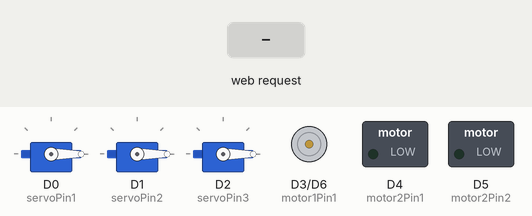
This program was run on a simulated ESP8266 (NodeMCU). Parts: 3 × servo, motor-driver pin pairs drawn as motors (green arrow = first pin HIGH = forward, orange = second pin HIGH = backward, longer = more drive), switched loads named in the program (green lamp = pin HIGH). The test bench sets the inputs (shaded band). What the program prints to the serial monitor is not drawn.

Above: at 1.2 s.
1.3 s: HTTP request GET /direction?direction=w received
2.8 s: HTTP request GET /speed?direction=1&speed=1&correction=1 received
At 3.1 s:
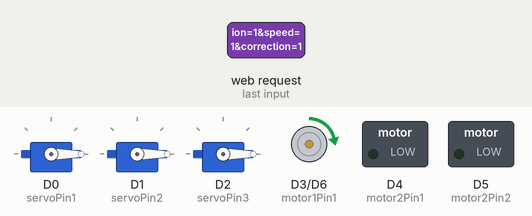
4.3 s: HTTP request GET /direction?direction=s received
At 5.4 s:
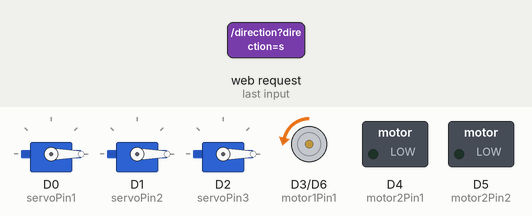
5.8 s: HTTP request GET /speed?direction=120&speed=120&correction=120 received
At 6.5 s:
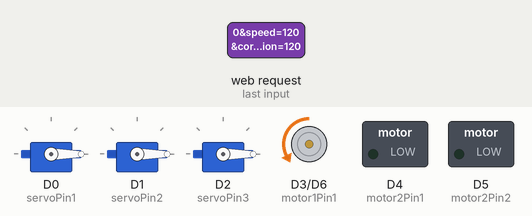
7.3 s: HTTP request GET /direction?direction=w received
At 7.6 s:
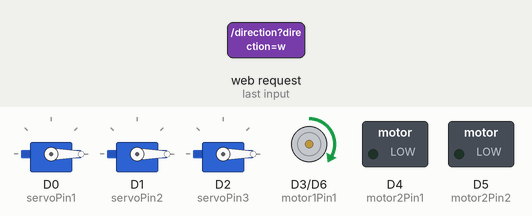
Timing chart, 0 to 9.8 s (numbered marks = the images above; inputs shaded):
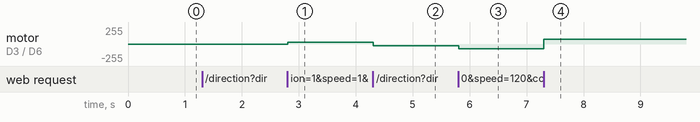

The program:

main.cpp
```cpp
#include <Arduino.h>
#include <Servo.h>

// Librairie cusctom CQI
#include "../lib/espControl.h"
#include "../lib/espWifi.h"

#include "ESP8266WiFi.h"
#include "ESPAsyncWebServer.h"

#define servoPin1 D0
#define servoPin2 D1
#define servoPin3 D2

#define motor1Pin1 D3
#define motor1Pin2 D6
#define motor2Pin1 D4
#define motor2Pin2 D5

// Mode debug : Active les prints des requêtes
#define DEBUG 1
// Mode control : Active la controle des moteurs et des servos
#define CONTROL 1

bool servo_in_sequence = false;

// instances de servos
Servo servo1;
Servo servo2;
Servo servo3;

control_servoStruct_t servoStruct = control_setupServoStruct(&servo1, &servo2, &servo3);

control_pins_t pins = control_setupPins(motor1Pin1, motor1Pin2, motor2Pin1, motor2Pin2, servoPin1, servoPin2, servoPin3);


const char *ssid = "Je suis Dieu et dispo";
const char *password = "ginettereno";

AsyncWebServer server(80);

control_t control_data;

unsigned long starttime;
unsigned long mytime;

void setup()

{
  // init servo
  control_setupServos(&servoStruct, &pins);
  // fréquence de PWM
  analogWriteFreq(50);
  // init moteurs
  control_setupMotors(&pins);

  Serial.begin(115200);
  Serial.println("Starting");

  espWifi_setup(ssid, password);


// Ancienne méthode de traitement des requêtes

  server.on("/direction", HTTP_GET, [](AsyncWebServerRequest *request){
      espWifi_processDirectionRequest(request, &control_data);
      request->send(200, "text/plain", "Direction");
    });

  server.on("/speed", HTTP_GET, [](AsyncWebServerRequest *request){
      espWifi_processSpeedRequest(request, &control_data);
      request->send(200, "text/plain", "Speed");
    });

  server.on("/state", HTTP_GET, [](AsyncWebServerRequest *request){
      espWifi_processStateRequest(request, &control_data);
      request->send(200, "text/plain", "State");
    });

  /*
  server.on("/click", HTTP_GET, [](AsyncWebServerRequest *request){
      espWifi_processClickRequest(request, &control_data);
      request->send(200, "text/plain", "Click");
    });
  */


  server.begin();

  starttime = millis();
}

void loop(){
  if (CONTROL){
    control_update(&control_data, &pins, &servoStruct);
    /*
    if (control_data.servo_in_sequence){
      Serial.println("Sequence");
      control_servoSequence(&servoStruct, &control_data);
    }
    */
  }
  else{
    control_setNullSpeed(&pins);
  }
  if (DEBUG){
    mytime = millis() - starttime;
    control_printDebug(&control_data, mytime);
  }
}
```

espControl.cpp
```cpp
#include "../lib/espControl.h"
#include <Arduino.h>

/// @brief Créer une structure qui stock les instances de servos
/// @param servo1
/// @param servo2
/// @param servo3
/// @return structure de servos
control_servoStruct_t control_setupServoStruct(Servo *servo1, Servo *servo2, Servo *servo3){
    control_servoStruct_t control_servos;
    control_servos.servo1 = servo1;
    control_servos.servo2 = servo2;
    control_servos.servo3 = servo3;
    return control_servos;
}

/// @brief Créer une structure qui stock les pins des moteurs et des servos
/// @param motor1Pin1
/// @param motor1Pin2
/// @param motor2Pin1
/// @param motor2Pin2
/// @param servo1
/// @param servo2
/// @param servo3
/// @return structure qui contient les pins
const control_pins_t control_setupPins(const uint8_t motor1Pin1, const uint8_t motor1Pin2, const uint8_t motor2Pin1, const uint8_t motor2Pin2, const uint8_t servo1, const uint8_t servo2, const uint8_t servo3){
    control_pins_t pins;
    pins.motor1Pin1 = motor1Pin1;
    pins.motor1Pin2 = motor1Pin2;
    pins.motor2Pin1 = motor2Pin1;
    pins.motor2Pin2 = motor2Pin2;

    pins.servo1 = servo1;
    pins.servo2 = servo2;
    pins.servo3 = servo3;
    return pins;
}

/// @brief Fait avancer le robot
/// @param pins
/// @param speed
/// @param correction
void forward(const control_pins_t * const pins, uint8_t speed, const float correction)
{
  speed = (uint8_t)map(speed, 0, 9, 0, 255);

  // TODO : Enelever ça
  analogWrite(pins->motor1Pin1, speed);
  analogWrite(pins->motor1Pin2, 0);

  // Ajouter la correction par après
  analogWrite(pins->motor2Pin1, speed * correction);
  analogWrite(pins->motor2Pin2, 0);
}

/// @brief Fait reculer le robot
/// @param pins
/// @param speed
/// @param correction
void backward(const control_pins_t * const pins, uint8_t speed, const float correction)
{
  speed = (uint8_t)map(speed, 0, 9, 0, 255);

  // TODO : Enelever ça
  analogWrite(pins->motor1Pin1, 0);
  analogWrite(pins->motor1Pin2, speed);

  // Ajouter la correction par après
  analogWrite(pins->motor2Pin1, 0);
  analogWrite(pins->motor2Pin2, speed * correction);
}

/// @brief Setup les servos avec leurs pins correspondantes
/// @param servoStruct
/// @param pins
void control_setupServos(control_servoStruct_t *servoStruct, const control_pins_t * const pins)
{
  (servoStruct->servo1)->attach(pins->servo1, 620, 2420);
  (servoStruct->servo2)->attach(pins->servo2, 620, 2420);
  (servoStruct->servo3)->attach(pins->servo3, 620, 2420);

  (servoStruct->servo1)->write(0);
  (servoStruct->servo2)->write(0);
  (servoStruct->servo3)->write(0);

  (servoStruct->servo1)->detach();
  (servoStruct->servo2)->detach();
  (servoStruct->servo3)->detach();
}

/// @brief Modifier l'état des servos
/// @param servoStruct
/// @param servo1_data
/// @param servo2_data
/// @param servo3_data
void control_servos(control_t * control_data_ptr,const control_pins_t * pins, control_servoStruct_t * servoStruct)
{
  control_a_servo(servoStruct->servo1, control_data_ptr->attach_all_servos ,pins->servo1, &(control_data_ptr->servo1), &(control_data_ptr->prev_servo1));
  control_a_servo(servoStruct->servo2, control_data_ptr->attach_all_servos ,pins->servo2, &(control_data_ptr->servo2), &(control_data_ptr->prev_servo2));
  control_a_servo(servoStruct->servo3, control_data_ptr->attach_all_servos ,pins->servo3, &(control_data_ptr->servo3), &(control_data_ptr->prev_servo3));
}

/// @brief Modifier l'état d'un servo
/// Cette fonction permet de gérer l'attach et le detach du servo. Ainsi lorsqu'il est à idle le servo n'est pas attach
/// Ne modifie pas la valeur si elle est identique.
/// @param servo
/// @param pin
/// @param new_data
/// @param prev_data
void control_a_servo(Servo * servo,const uint8_t pin ,const bool attach , uint16_t * new_data, uint16_t * prev_data)
{
    if(*new_data != *prev_data)
    {
      if(attach && (servo)->attached()) // Servo already attach. Just modify state.
      {
        (servo)->write(*new_data);
      }
      else if(attach && !((servo)->attached())) // Servo is not attach and attach is required.
      {
        (servo)->attach(pin ,620, 2420); //
        (servo)->write(*new_data);
      }
      else if (!attach && (servo)->attached()) // Servo is attached but not required.
      {
        (servo)->write(*new_data);
        (servo)->detach();
      }
      else if (!attach && !(servo)->attached()) // Servo is not attach and not required.
      {
        (servo)->attach(pin ,620, 2420);
        (servo)->write(*new_data);
        (servo)->detach();
      }
      *prev_data = *new_data;
    }
}


/// @brief Setup les GPIO de PWM pour les moteurs, et les met à 0
/// @param pins
void control_setupMotors(const control_pins_t * const pins){
  pinMode(pins->motor1Pin1, OUTPUT);
  pinMode(pins->motor1Pin2, OUTPUT);
  pinMode(pins->motor2Pin1, OUTPUT);
  pinMode(pins->motor2Pin2, OUTPUT);

  analogWrite(pins->motor1Pin1, 0);
  analogWrite(pins->motor1Pin2, 0);
  analogWrite(pins->motor2Pin1, 0);
  analogWrite(pins->motor2Pin2, 0);
}

/// @brief Rendre le robot immobile
/// @param pins
void control_setNullSpeed(const control_pins_t * const pins){
  analogWrite(pins->motor1Pin1, 0);
  analogWrite(pins->motor1Pin2, 0);
  analogWrite(pins->motor2Pin1, 0);
  analogWrite(pins->motor2Pin2, 0);
}

/// @brief Rotation du robot dans le sens anti-horaire
/// @param pins
void rotate_counter_clock(const control_pins_t * const pins, uint8_t speed, const float correction){
  speed = (uint8_t)map(speed, 0, 9, 0, 255);

  analogWrite(pins->motor1Pin1, 0);
  analogWrite(pins->motor1Pin2, speed * correction);
  analogWrite(pins->motor2Pin1, speed * correction);
  analogWrite(pins->motor2Pin2, 0);
}

/// @brief Rotation du robot dans le sens horaire
/// @param pins
void rotate_clock(const control_pins_t * const pins, uint8_t speed, const float correction){
  speed = (uint8_t)map(speed, 0, 9, 0, 255);

  analogWrite(pins->motor1Pin1, speed * correction);
  analogWrite(pins->motor1Pin2, 0);

  analogWrite(pins->motor2Pin1, 0);
  analogWrite(pins->motor2Pin2, speed * correction);
}

/// @brief  Met à jour les moteurs et les servos en fonction du contenu de la structure control
/// @param control
/// @param pins
void control_speed_orientation(const control_t * const control, const control_pins_t * const pins){
  if (control->direction == "None"){
    control_setNullSpeed(pins);
    return;
  }
  else if (control->direction == "w"){
    forward(pins, control->speed, control->correction);
  }
  else if (control->direction == "s"){
    backward(pins, control->speed, control->correction);
  }
  else if(control->direction == "d"){
    rotate_clock(pins, control->speed, control->correction);
  }
  else if(control->direction == "a"){
    rotate_counter_clock(pins, control->speed, control->correction);
  }
  else{
    Serial.println("ERROR: direction not found, setting speed to 0");
    control_setNullSpeed(pins);
  }
}

/// @brief Fonction générale qui met à jour les moteurs et les servos en fonction du contenu de la structure control
/// @param control_data_ptr
/// @param pins
/// @param servoStruct
void control_update(control_t * control_data_ptr,const control_pins_t * const pins, control_servoStruct_t * const servoStruct){
  control_speed_orientation(control_data_ptr, pins);

  if(control_data_ptr->servo_is_modified)
  {
    control_servos(control_data_ptr, pins, servoStruct);
    control_data_ptr->servo_is_modified = false;
  }
}

/*
void control_servoSequence(control_servoStruct_t *servoStruct, control_t * control_data_ptr){
  unsigned long start = millis();
  control_servos(servoStruct, 90, 90, 90);
  while(millis() - start < 1000){
    // wait
  }
  control_servos(servoStruct, 0, 0, 0);
  while(millis() - start < 2000){
    // wait
  }
  control_servos(servoStruct, 180, 180, 180);
   while(millis() - start < 3000){
    // wait
  }
  // Reset the sequence flag to 0
  control_data_ptr->servo_in_sequence = false;
  Serial.println("Sequence done");

}
*/

/// @brief Imprime le contenu de la structure control sur le port série pour Debug
/// @param control
void control_printDebug(control_t *control, unsigned long time){
  Serial.print("[");
  Serial.print(time);
  Serial.println("]");
  Serial.print("direction: ");
  Serial.println(control->direction);
  Serial.print("speed: ");
  Serial.println(control->speed);
  Serial.print("correction: ");
  Serial.println(control->correction);
  Serial.print("servo1: ");
  Serial.println(control->servo1);
  Serial.print("servo2: ");
  Serial.println(control->servo2);
  Serial.print("servo3: ");
  Serial.println(control->servo3);
}
```

espWifi.cpp
```cpp
#include "../lib/espWifi.h"
#include "../lib/espControl.h"
#include "ESP8266WiFi.h"
#include "ESPAsyncWebServer.h"


/// @brief Création du point d'accès wifi, imprime l'adresse IP
/// @param ssid
/// @param password
void espWifi_setup(const char *ssid, const char *password){
  WiFi.softAP(ssid, password);
  IPAddress IP = WiFi.softAPIP();
  Serial.print("AP IP address: ");
  Serial.println(IP);
}

/// @brief Traite la requête et met à jour la structure de contrôle
/// @param request
/// @param control
void espWifi_processRequest(AsyncWebServerRequest *request, control_t * const control){
  control->direction = (String)(request->getParam("direction")->value());
  control->speed = (uint16_t)(request->getParam("speed")->value().toInt());
  control->correction = (float)(request->getParam("correction")->value().toFloat());
  control->servo1 = (uint16_t)(request->getParam("servo1")->value().toInt());
  control->servo2 = (uint16_t)(request->getParam("servo2")->value().toInt());
  control->servo3 = (uint16_t)(request->getParam("servo3")->value().toInt());
}

void espWifi_processDirectionRequest(AsyncWebServerRequest *request, control_t *control){
  control->direction = (String)(request->getParam("direction")->value());
}

void espWifi_processSpeedRequest(AsyncWebServerRequest *request, control_t *control){
   control->speed = (uint16_t)(request->getParam("speed")->value().toInt());
}

void espWifi_processStateRequest(AsyncWebServerRequest *request, control_t *control){
  control->correction = (float)(request->getParam("correction")->value().toFloat());
  control->servo1 = (uint16_t)(request->getParam("servo1")->value().toInt());
  control->servo2 = (uint16_t)(request->getParam("servo2")->value().toInt());
  control->servo3 = (uint16_t)(request->getParam("servo3")->value().toInt());
  control->attach_all_servos = (bool)(request->getParam("attach")->value().toInt());
  control->servo_is_modified = true;
}

/*
void espWifi_processClickRequest(AsyncWebServerRequest *request, control_t *control){
  if (request->getParam("btn1")->value().toInt() == 1){
      control->servo_in_sequence = true;
  }
  else if (request->getParam("btn2")->value().toInt() == 1){
      // Ajouter si nécessaire
  }

}
*/
```

Measured:
- after the input at 2.8 s, motor on D3 (motor1Pin1) / D6 (motor1Pin2): stopped → forward 28/255 at once
- after the input at 4.3 s, motor on D3 (motor1Pin1) / D6 (motor1Pin2): forward 28/255 → backward 28/255 at once
- after the input at 5.8 s, motor on D3 (motor1Pin1) / D6 (motor1Pin2): backward 28/255 → backward 72/255 at once
- after the input at 7.3 s, motor on D3 (motor1Pin1) / D6 (motor1Pin2): backward 72/255 → forward 72/255 at once
